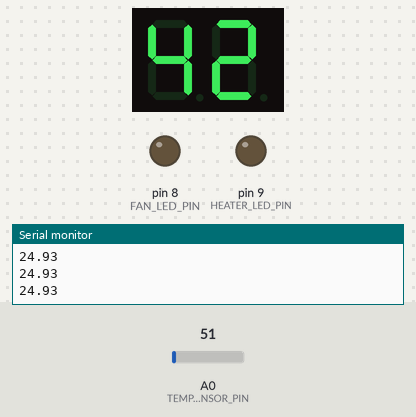
Bench run of a sketch on a simulated Arduino Uno, built with avr-gcc and run on an emulated ATmega328P. On the bench: 2-digit seven-segment display, output pins drawn as LEDs (lit = HIGH), the last lines printed to the serial monitor. Wiring (inferred from the names in the program): 2-digit 7-segment display, segments lit when HIGH: segments pin 2, pin 3, pin 4, pin 5, pin 6, pin 7, pin 13; digit selects pin 12, pin 11. Inputs (shaded band) come from the test bench; at power-on: A0 (TEMP_SENSOR_PIN) = 51. The segment pins are drawn as the display they are named for; pins used as bus, display or sensor lines are not drawn.

Above: at 1.2 s.
1.3 s: A0 (TEMP_SENSOR_PIN) set to 58
At 2.3 s:
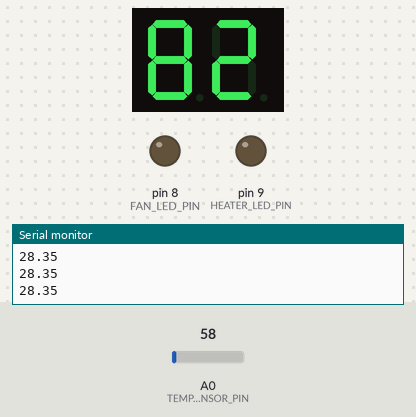
2.9 s: A0 (TEMP_SENSOR_PIN) set to 69
At 4.1 s:
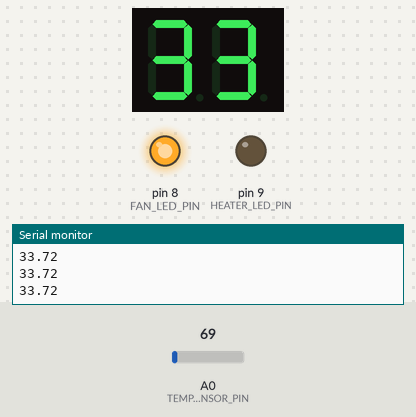
4.6 s: A0 (TEMP_SENSOR_PIN) set to 30
At 5.6 s:
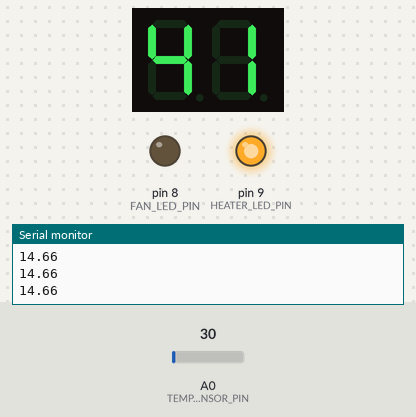
Timing chart, 0 to 7.6 s (numbered marks = the images above; inputs shaded):
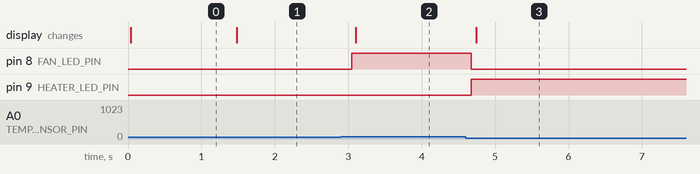

The sketch:

Temperature_Controller.ino
```cpp
// shady nikooei

// --- Pin Definitions ---
// LM35 Temperature Sensor Pin
const int TEMP_SENSOR_PIN = A0;

// Control LEDs
const int FAN_LED_PIN = 8;
const int HEATER_LED_PIN = 9;

// Seven Segment Display Pins (A, B, C, D, E, F, G)
const int SEG_A = 2;
const int SEG_B = 3;
const int SEG_C = 4;
const int SEG_D = 5;
const int SEG_E = 6;
const int SEG_F = 7;
const int SEG_G = 13;

// Digit Selector Pins for the two 7-segment displays
const int DIGIT_UNITS_PIN = 11;
const int DIGIT_TENS_PIN = 12;

// --- Global Variables & Constants ---
// Patterns for displaying digits 0-9 on a common cathode 7-segment display
byte digitPatterns[10][7] = {
  {1, 1, 1, 1, 1, 1, 0}, // 0
  {0, 1, 1, 0, 0, 0, 0}, // 1
  {1, 1, 0, 1, 1, 0, 1}, // 2
  {1, 1, 1, 1, 0, 0, 1}, // 3
  {0, 1, 1, 0, 0, 1, 1}, // 4
  {1, 0, 1, 1, 0, 1, 1}, // 5
  {1, 0, 1, 1, 1, 1, 1}, // 6
  {1, 1, 1, 0, 0, 0, 0}, // 7
  {1, 1, 1, 1, 1, 1, 1}, // 8
  {1, 1, 1, 1, 0, 1, 1}  // 9
};

// State variables for hysteresis logic
bool isFanOn = false;
bool isHeaterOn = false;

void setup() {
  Serial.begin(9600);

  // Set all segment and control pins to OUTPUT mode
  int outputPins[] = {
    SEG_A, SEG_B, SEG_C, SEG_D, SEG_E, SEG_F, SEG_G,
    DIGIT_UNITS_PIN, DIGIT_TENS_PIN,
    FAN_LED_PIN, HEATER_LED_PIN
  };
  for (int pin : outputPins) {
    pinMode(pin, OUTPUT);
  }
}

void loop() {
  float temperature = readTemperature();
  int tempInt = (int)temperature;

  //Serial.print("Temperature: ");
  //Serial.println(temperature);
  Serial.println(temperature);
  applyControlLogic(temperature);

  // Display the temperature repeatedly for a short duration to ensure stable visibility
  unsigned long startTime = millis();
  while (millis() - startTime < 200) {
    displayTemperature(tempInt);
  }
}

/**
 * Reads the raw analog value from the LM35 sensor and converts it to Celsius.
 */
float readTemperature() {
  int sensorValue = analogRead(TEMP_SENSOR_PIN);
  float voltage = sensorValue * (5.0 / 1023.0);
  float tempCelsius = voltage * 100.0;
  return tempCelsius;
}

/**
 * Applies the hysteresis logic to control the fan and heater LEDs.
 */
void applyControlLogic(float temp) {
  // Fan control logic
  if (temp > 30) {
    isFanOn = true;
  } else if (temp < 25) {
    isFanOn = false;
  }
  digitalWrite(FAN_LED_PIN, isFanOn);

  // Heater control logic
  if (temp < 20) {
    isHeaterOn = true;
  } else if (temp > 25) {
    isHeaterOn = false;
  }
  digitalWrite(HEATER_LED_PIN, isHeaterOn);
}

/**
 * Displays an integer temperature on the two 7-segment displays
 * by rapidly switching between the tens and units digit.
 */
void displayTemperature(int temp) {
  if (temp < 0 || temp > 99) return;

  int tens = temp / 10;
  int units = temp % 10;

  // Show tens digit
  digitalWrite(DIGIT_UNITS_PIN, LOW);
  digitalWrite(DIGIT_TENS_PIN, HIGH);
  showDigit(tens);
  delay(5);

  // Show units digit
  digitalWrite(DIGIT_TENS_PIN, LOW);
  digitalWrite(DIGIT_UNITS_PIN, HIGH);
  showDigit(units);
  delay(5);
}

/**
 * Sets the segment pins to display a single digit (0-9).
 */
void showDigit(int digit) {
  int segmentPins[] = {SEG_A, SEG_B, SEG_C, SEG_D, SEG_E, SEG_F, SEG_G};
  for (int i = 0; i < 7; i++) {
    digitalWrite(segmentPins[i], digitPatterns[digit][i]);
  }
}
```

Measured:
- the behaviour switches between 61 and 62 on A0 (TEMP_SENSOR_PIN) (found by bisection; images 1 and 2)
- after the input at 1.3 s, the display: changes after 0.18 s (image 1)
- after the input at 2.9 s, pin 8 (FAN_LED_PIN): LOW → HIGH after 0.15 s; the display: changes after 0.20 s (image 2)
- after the input at 4.6 s, pin 8 (FAN_LED_PIN): HIGH → LOW after 0.07 s; pin 9 (HEATER_LED_PIN): LOW → HIGH after 0.07 s; the display: changes after 0.14 s (image 3)
